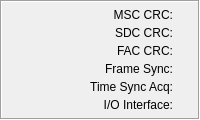
        <widget class="QFrame" name="FrameParamStatusLEDs_2">
         <property name="sizePolicy">
          <sizepolicy hsizetype="Minimum" vsizetype="Minimum">
           <horstretch>0</horstretch>
           <verstretch>0</verstretch>
          </sizepolicy>
         </property>
         <property name="frameShape">
          <enum>QFrame::Box</enum>
         </property>
         <property name="frameShadow">
          <enum>QFrame::Sunken</enum>
         </property>
         <layout class="QHBoxLayout" name="_5">
          <property name="spacing">
           <number>6</number>
          </property>
          <property name="margin">
           <number>6</number>
          </property>
          <item>
           <layout class="QVBoxLayout" name="_6">
            <property name="spacing">
             <number>4</number>
            </property>
            <property name="margin">
             <number>0</number>
            </property>
            <item>
             <layout class="QHBoxLayout" name="_7">
              <property name="spacing">
               <number>6</number>
              </property>
              <property name="margin">
               <number>0</number>
              </property>
              <item>
               <widget class="QLabel" name="TextLabelLEDMSCCRC">
                <property name="sizePolicy">
                 <sizepolicy hsizetype="MinimumExpanding" vsizetype="Minimum">
                  <horstretch>0</horstretch>
                  <verstretch>0</verstretch>
                 </sizepolicy>
                </property>
                <property name="text">
                 <string>MSC CRC:</string>
                </property>
                <property name="alignment">
                 <set>Qt::AlignRight|Qt::AlignTrailing|Qt::AlignVCenter</set>
                </property>
                <property name="wordWrap">
                 <bool>false</bool>
                </property>
               </widget>
              </item>
              <item>
               <widget class="CMultColorLED" name="LEDMSC" native="true">
                <property name="sizePolicy">
                 <sizepolicy hsizetype="Fixed" vsizetype="Fixed">
                  <horstretch>0</horstretch>
                  <verstretch>0</verstretch>
                 </sizepolicy>
                </property>
                <property name="minimumSize">
                 <size>
                  <width>13</width>
                  <height>13</height>
                 </size>
                </property>
                <property name="maximumSize">
                 <size>
                  <width>13</width>
                  <height>13</height>
                 </size>
                </property>
               </widget>
              </item>
             </layout>
            </item>
            <item>
             <layout class="QHBoxLayout" name="_8">
              <property name="spacing">
               <number>6</number>
              </property>
              <property name="margin">
               <number>0</number>
              </property>
              <item>
               <widget class="QLabel" name="TextLabelLEDSDCCRC">
                <property name="sizePolicy">
                 <sizepolicy hsizetype="MinimumExpanding" vsizetype="Minimum">
                  <horstretch>0</horstretch>
                  <verstretch>0</verstretch>
                 </sizepolicy>
                </property>
                <property name="text">
                 <string>SDC CRC:</string>
                </property>
                <property name="alignment">
                 <set>Qt::AlignRight|Qt::AlignTrailing|Qt::AlignVCenter</set>
                </property>
                <property name="wordWrap">
                 <bool>false</bool>
                </property>
               </widget>
              </item>
              <item>
               <widget class="CMultColorLED" name="LEDSDC" native="true">
                <property name="sizePolicy">
                 <sizepolicy hsizetype="Fixed" vsizetype="Fixed">
                  <horstretch>0</horstretch>
                  <verstretch>0</verstretch>
                 </sizepolicy>
                </property>
                <property name="minimumSize">
                 <size>
                  <width>13</width>
                  <height>13</height>
                 </size>
                </property>
                <property name="maximumSize">
                 <size>
                  <width>13</width>
                  <height>13</height>
                 </size>
                </property>
               </widget>
              </item>
             </layout>
            </item>
            <item>
             <layout class="QHBoxLayout" name="_9">
              <property name="spacing">
               <number>6</number>
              </property>
              <property name="margin">
               <number>0</number>
              </property>
              <item>
               <widget class="QLabel" name="TextLabelLEDFACCRC">
                <property name="sizePolicy">
                 <sizepolicy hsizetype="MinimumExpanding" vsizetype="Minimum">
                  <horstretch>0</horstretch>
                  <verstretch>0</verstretch>
                 </sizepolicy>
                </property>
                <property name="text">
                 <string>FAC CRC:</string>
                </property>
                <property name="alignment">
                 <set>Qt::AlignRight|Qt::AlignTrailing|Qt::AlignVCenter</set>
                </property>
                <property name="wordWrap">
                 <bool>false</bool>
                </property>
               </widget>
              </item>
              <item>
               <widget class="CMultColorLED" name="LEDFAC" native="true">
                <property name="sizePolicy">
                 <sizepolicy hsizetype="Fixed" vsizetype="Fixed">
                  <horstretch>0</horstretch>
                  <verstretch>0</verstretch>
                 </sizepolicy>
                </property>
                <property name="minimumSize">
                 <size>
                  <width>13</width>
                  <height>13</height>
                 </size>
                </property>
                <property name="maximumSize">
                 <size>
                  <width>13</width>
                  <height>13</height>
                 </size>
                </property>
               </widget>
              </item>
             </layout>
            </item>
            <item>
             <layout class="QHBoxLayout" name="_10">
              <property name="spacing">
               <number>6</number>
              </property>
              <property name="margin">
               <number>0</number>
              </property>
              <item>
               <widget class="QLabel" name="TextLabelLEDFrameSync">
                <property name="sizePolicy">
                 <sizepolicy hsizetype="MinimumExpanding" vsizetype="Minimum">
                  <horstretch>0</horstretch>
                  <verstretch>0</verstretch>
                 </sizepolicy>
                </property>
                <property name="text">
                 <string>Frame Sync:</string>
                </property>
                <property name="alignment">
                 <set>Qt::AlignRight|Qt::AlignTrailing|Qt::AlignVCenter</set>
                </property>
                <property name="wordWrap">
                 <bool>false</bool>
                </property>
               </widget>
              </item>
              <item>
               <widget class="CMultColorLED" name="LEDFrameSync" native="true">
                <property name="sizePolicy">
                 <sizepolicy hsizetype="Fixed" vsizetype="Fixed">
                  <horstretch>0</horstretch>
                  <verstretch>0</verstretch>
                 </sizepolicy>
                </property>
                <property name="minimumSize">
                 <size>
                  <width>13</width>
                  <height>13</height>
                 </size>
                </property>
                <property name="maximumSize">
                 <size>
                  <width>13</width>
                  <height>13</height>
                 </size>
                </property>
               </widget>
              </item>
             </layout>
            </item>
            <item>
             <layout class="QHBoxLayout" name="_11">
              <property name="spacing">
               <number>6</number>
              </property>
              <property name="margin">
               <number>0</number>
              </property>
              <item>
               <widget class="QLabel" name="TextLabelLEDTimeSyncAcq">
                <property name="sizePolicy">
                 <sizepolicy hsizetype="MinimumExpanding" vsizetype="Minimum">
                  <horstretch>0</horstretch>
                  <verstretch>0</verstretch>
                 </sizepolicy>
                </property>
                <property name="text">
                 <string>Time Sync Acq:</string>
                </property>
                <property name="alignment">
                 <set>Qt::AlignRight|Qt::AlignTrailing|Qt::AlignVCenter</set>
                </property>
                <property name="wordWrap">
                 <bool>false</bool>
                </property>
               </widget>
              </item>
              <item>
               <widget class="CMultColorLED" name="LEDTimeSync" native="true">
                <property name="sizePolicy">
                 <sizepolicy hsizetype="Fixed" vsizetype="Fixed">
                  <horstretch>0</horstretch>
                  <verstretch>0</verstretch>
                 </sizepolicy>
                </property>
                <property name="minimumSize">
                 <size>
                  <width>13</width>
                  <height>13</height>
                 </size>
                </property>
                <property name="maximumSize">
                 <size>
                  <width>13</width>
                  <height>13</height>
                 </size>
                </property>
               </widget>
              </item>
             </layout>
            </item>
            <item>
             <layout class="QHBoxLayout" name="_12">
              <property name="spacing">
               <number>6</number>
              </property>
              <property name="margin">
               <number>0</number>
              </property>
              <item>
               <widget class="QLabel" name="TextLabelLEDIOInterface">
                <property name="sizePolicy">
                 <sizepolicy hsizetype="MinimumExpanding" vsizetype="Minimum">
                  <horstretch>0</horstretch>
                  <verstretch>0</verstretch>
                 </sizepolicy>
                </property>
                <property name="text">
                 <string>I/O Interface:</string>
                </property>
                <property name="alignment">
                 <set>Qt::AlignRight|Qt::AlignTrailing|Qt::AlignVCenter</set>
                </property>
                <property name="wordWrap">
                 <bool>false</bool>
                </property>
               </widget>
              </item>
              <item>
               <widget class="CMultColorLED" name="LEDIOInterface" native="true">
                <property name="sizePolicy">
                 <sizepolicy hsizetype="Fixed" vsizetype="Fixed">
                  <horstretch>0</horstretch>
                  <verstretch>0</verstretch>
                 </sizepolicy>
                </property>
                <property name="minimumSize">
                 <size>
                  <width>13</width>
                  <height>13</height>
                 </size>
                </property>
                <property name="maximumSize">
                 <size>
                  <width>13</width>
                  <height>13</height>
                 </size>
                </property>
               </widget>
              </item>
             </layout>
            </item>
           </layout>
          </item>
         </layout>
        </widget>
